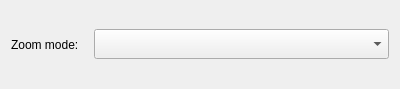
<?xml version="1.0" encoding="UTF-8"?>
<ui version="4.0">
 <class>C_SyvDaItChartSettingsWidget</class>
 <widget class="QWidget" name="C_SyvDaItChartSettingsWidget">
  <property name="geometry">
   <rect>
    <x>0</x>
    <y>0</y>
    <width>400</width>
    <height>89</height>
   </rect>
  </property>
  <property name="windowTitle">
   <string>C_SyvDaItChartSettingsWidget</string>
  </property>
  <layout class="QHBoxLayout" name="horizontalLayout" stretch="0,1">
   <property name="spacing">
    <number>15</number>
   </property>
   <item>
    <widget class="stw_opensyde_gui_elements::C_OgeLabGroupItem" name="pc_LabelZoomMode">
     <property name="minimumSize">
      <size>
       <width>0</width>
       <height>31</height>
      </size>
     </property>
     <property name="maximumSize">
      <size>
       <width>16777215</width>
       <height>31</height>
      </size>
     </property>
     <property name="text">
      <string>Zoom mode:</string>
     </property>
    </widget>
   </item>
   <item>
    <widget class="stw_opensyde_gui_elements::C_OgeCbxText" name="pc_ComboBoxZoomMode">
     <property name="enabled">
      <bool>true</bool>
     </property>
     <property name="minimumSize">
      <size>
       <width>160</width>
       <height>30</height>
      </size>
     </property>
     <property name="maximumSize">
      <size>
       <width>16777215</width>
       <height>30</height>
      </size>
     </property>
    </widget>
   </item>
  </layout>
 </widget>
 <customwidgets>
  <customwidget>
   <class>stw_opensyde_gui_elements::C_OgeLabGroupItem</class>
   <extends>QLabel</extends>
   <header>C_OgeLabGroupItem.h</header>
  </customwidget>
  <customwidget>
   <class>stw_opensyde_gui_elements::C_OgeCbxText</class>
   <extends>QComboBox</extends>
   <header>C_OgeCbxText.h</header>
  </customwidget>
 </customwidgets>
 <resources/>
 <connections/>
</ui>
